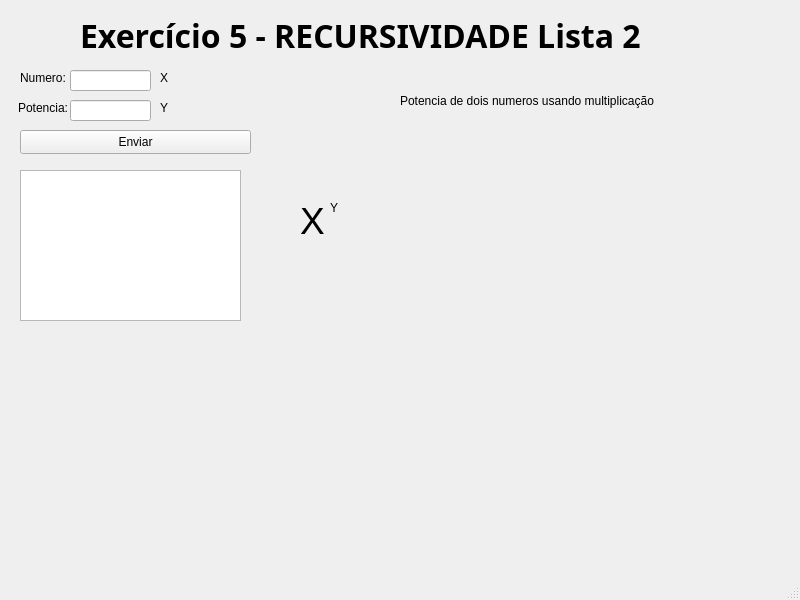
<?xml version="1.0" encoding="UTF-8"?>
<ui version="4.0">
 <class>MainWindow</class>
 <widget class="QMainWindow" name="MainWindow">
  <property name="geometry">
   <rect>
    <x>0</x>
    <y>0</y>
    <width>800</width>
    <height>600</height>
   </rect>
  </property>
  <property name="windowTitle">
   <string>MainWindow</string>
  </property>
  <widget class="QWidget" name="centralwidget">
   <widget class="QLabel" name="label_2">
    <property name="geometry">
     <rect>
      <x>80</x>
      <y>20</y>
      <width>581</width>
      <height>31</height>
     </rect>
    </property>
    <property name="font">
     <font>
      <family>Sitka Heading Semibold</family>
      <pointsize>24</pointsize>
      <bold>true</bold>
     </font>
    </property>
    <property name="text">
     <string>Exercício 5 - RECURSIVIDADE Lista 2</string>
    </property>
   </widget>
   <widget class="QLabel" name="label">
    <property name="geometry">
     <rect>
      <x>20</x>
      <y>70</y>
      <width>171</width>
      <height>16</height>
     </rect>
    </property>
    <property name="text">
     <string>Numero:</string>
    </property>
   </widget>
   <widget class="QLineEdit" name="lineEdit_num">
    <property name="geometry">
     <rect>
      <x>70</x>
      <y>70</y>
      <width>81</width>
      <height>21</height>
     </rect>
    </property>
   </widget>
   <widget class="QTextEdit" name="textEdit_Res">
    <property name="geometry">
     <rect>
      <x>20</x>
      <y>170</y>
      <width>221</width>
      <height>151</height>
     </rect>
    </property>
    <property name="font">
     <font>
      <family>Titillium Web</family>
      <pointsize>16</pointsize>
     </font>
    </property>
    <property name="readOnly">
     <bool>true</bool>
    </property>
   </widget>
   <widget class="QPushButton" name="pushButton_Enviar">
    <property name="geometry">
     <rect>
      <x>20</x>
      <y>130</y>
      <width>231</width>
      <height>24</height>
     </rect>
    </property>
    <property name="text">
     <string>Enviar</string>
    </property>
   </widget>
   <widget class="QLabel" name="label_3">
    <property name="geometry">
     <rect>
      <x>18</x>
      <y>100</y>
      <width>51</width>
      <height>16</height>
     </rect>
    </property>
    <property name="text">
     <string>Potencia:</string>
    </property>
   </widget>
   <widget class="QLineEdit" name="lineEdit_pot">
    <property name="geometry">
     <rect>
      <x>70</x>
      <y>100</y>
      <width>81</width>
      <height>21</height>
     </rect>
    </property>
   </widget>
   <widget class="QLabel" name="label_4">
    <property name="geometry">
     <rect>
      <x>160</x>
      <y>70</y>
      <width>49</width>
      <height>16</height>
     </rect>
    </property>
    <property name="text">
     <string>X</string>
    </property>
   </widget>
   <widget class="QLabel" name="label_5">
    <property name="geometry">
     <rect>
      <x>160</x>
      <y>100</y>
      <width>49</width>
      <height>16</height>
     </rect>
    </property>
    <property name="text">
     <string>Y</string>
    </property>
   </widget>
   <widget class="QLabel" name="label_6">
    <property name="geometry">
     <rect>
      <x>300</x>
      <y>190</y>
      <width>71</width>
      <height>61</height>
     </rect>
    </property>
    <property name="font">
     <font>
      <pointsize>28</pointsize>
     </font>
    </property>
    <property name="text">
     <string>X</string>
    </property>
   </widget>
   <widget class="QLabel" name="label_7">
    <property name="geometry">
     <rect>
      <x>330</x>
      <y>200</y>
      <width>49</width>
      <height>16</height>
     </rect>
    </property>
    <property name="text">
     <string>Y</string>
    </property>
   </widget>
   <widget class="QLabel" name="label_8">
    <property name="geometry">
     <rect>
      <x>400</x>
      <y>90</y>
      <width>281</width>
      <height>21</height>
     </rect>
    </property>
    <property name="text">
     <string>Potencia de dois numeros usando multiplicação</string>
    </property>
   </widget>
  </widget>
  <widget class="QMenuBar" name="menubar">
   <property name="geometry">
    <rect>
     <x>0</x>
     <y>0</y>
     <width>800</width>
     <height>21</height>
    </rect>
   </property>
  </widget>
  <widget class="QStatusBar" name="statusbar"/>
 </widget>
 <resources/>
 <connections/>
</ui>
